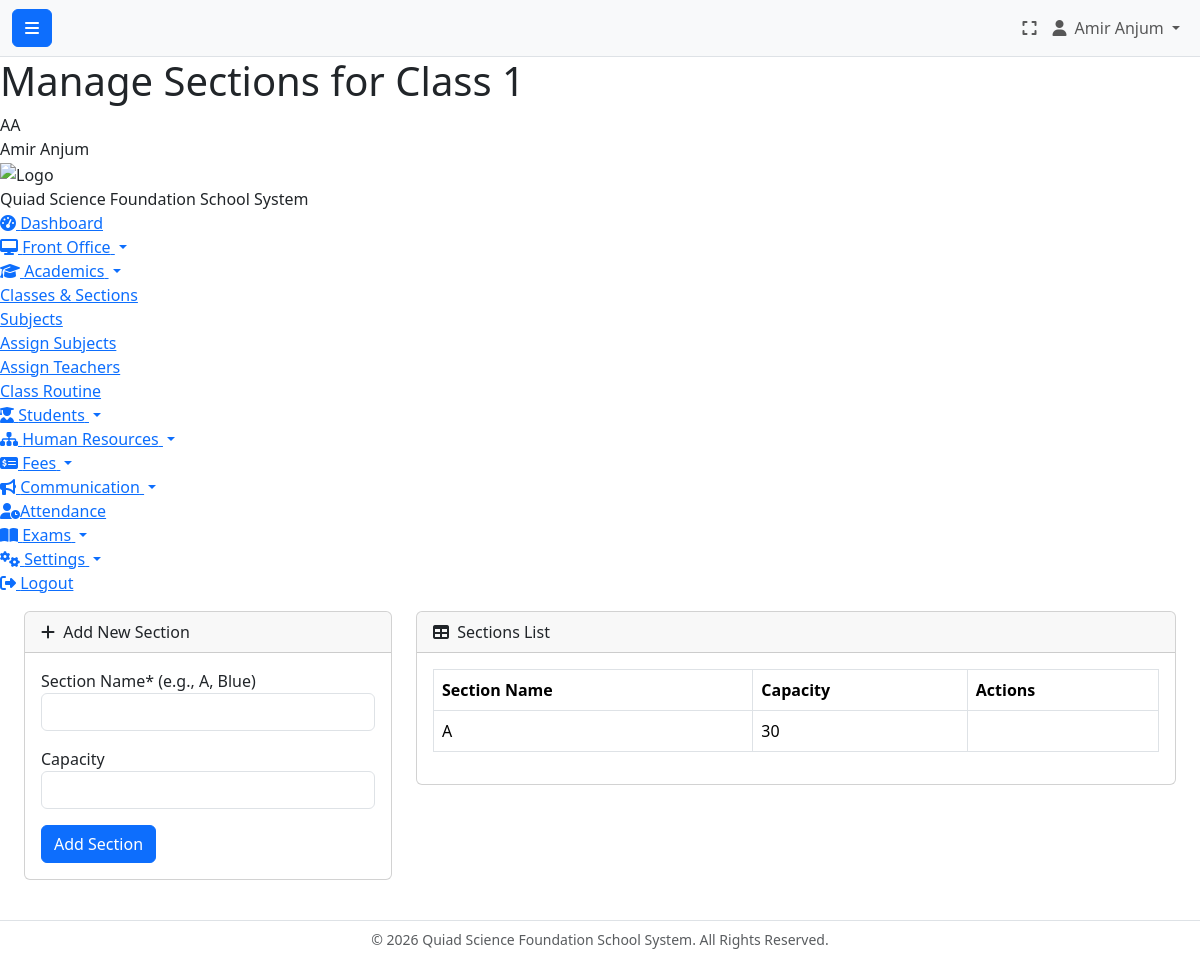
The page /branchadmin/academics/manage_sections.php?class_id=1 (signed in) on the database its author committed.
### tables this page shows
CREATE TABLE `classes` (
  `id` int(11) NOT NULL,
  `branch_id` int(11) NOT NULL,
  `name` varchar(100) NOT NULL COMMENT 'e.g., Grade 1, Class X',
  `numeric_name` int(11) DEFAULT NULL COMMENT 'e.g., 1, 10 for sorting'
);

CREATE TABLE `sections` (
  `id` int(11) NOT NULL,
  `class_id` int(11) NOT NULL,
  `branch_id` int(11) NOT NULL,
  `name` varchar(50) NOT NULL COMMENT 'e.g., A, B, Blue, Green',
  `capacity` int(11) DEFAULT NULL
);

### branchadmin/academics/manage_sections.php (the view, shortened to what this page needs)
<?php
require_once '../../config.php';
$branch_id = $_SESSION['branch_id'];
$class_id = isset($_GET['class_id']) ? (int)$_GET['class_id'] : 0;
$stmt = $db->prepare("SELECT * FROM classes WHERE id = ? AND branch_id = ?");
$stmt->execute([$class_id, $branch_id]);
$class = $stmt->fetch();
$page_title = "Manage Sections for " . htmlspecialchars($class['name']);
$stmt = $db->prepare("SELECT * FROM sections WHERE class_id = ? ORDER BY name ASC");
$stmt->execute([$class_id]);
$sections = $stmt->fetchAll();
require_once '../../header.php';
?>
<?php require_once ROOT_PATH . '/sidebar_branchadmin.php'; ?>
<?php require_once ROOT_PATH . '/navbar.php'; ?>
<div class="container-fluid px-4">
    <div class="row">
        <div class="col-md-4">
            <div class="card mb-4">
                <div class="card-header"><i class="fas fa-plus me-1"></i> Add New Section</div>
                <div class="card-body">
                    <form action="manage_sections.php?class_id=<?php echo $class_id; ?>" method="POST">
                        <div class="mb-3"><label>Section Name* (e.g., A, Blue)</label><input type="text" name="section_name" class="form-control" required></div>
                        <div class="mb-3"><label>Capacity</label><input type="number" name="capacity" class="form-control"></div>
                        <button type="submit" name="add_section" class="btn btn-primary">Add Section</button>
                    </form>
                </div>
            </div>
        </div>
        <div class="col-md-8">
            <div class="card mb-4">
                <div class="card-header"><i class="fas fa-table me-1"></i> Sections List</div>
                <div class="card-body">
                    <div class="table-responsive">
                        <table class="table table-bordered">
                            <thead><tr><th>Section Name</th><th>Capacity</th><th>Actions</th></tr></thead>
                            <tbody>
                                <?php foreach ($sections as $section): ?>
                                <tr><td><?php echo htmlspecialchars($section['name']); ?></td><td><?php echo htmlspecialchars($section['capacity'] ?? 'N/A'); ?></td><td></td></tr>
                                <?php endforeach; ?>
                            </tbody>
                        </table>
                    </div>
                </div>
            </div>
        </div>
    </div>
</div>
<?php require_once '../../footer.php'; ?>

### content-header.php
<?php
function get_user_initials($name) {
    $words = explode(" ", $name);
    $initials = "";
    if (count($words) >= 2) {
        $initials .= strtoupper(substr($words[0], 0, 1));
        $initials .= strtoupper(substr(end($words), 0, 1));
    } else {
        $initials .= strtoupper(substr($name, 0, 2));
    }
    return $initials;
}
?>
<div class="content-header">
    <h1 class="page-title"><?php echo $page_title ?? 'Dashboard'; ?></h1>
    <div class="user-info">
        <div class="user-avatar"><?php echo get_user_initials($_SESSION['full_name']); ?></div>
        <span><?php echo htmlspecialchars($_SESSION['full_name']); ?></span>
    </div>
</div>

### rows shown on the page
classes: name "Manage Sections for Class 1"
sections: name "A", capacity "30"

### other values the page prints
$_SESSION['full_name'] "Amir Anjum"
get_user_initials($_SESSION['full_name']) "AA"
SITE_NAME "Quiad Science Foundation School System"
